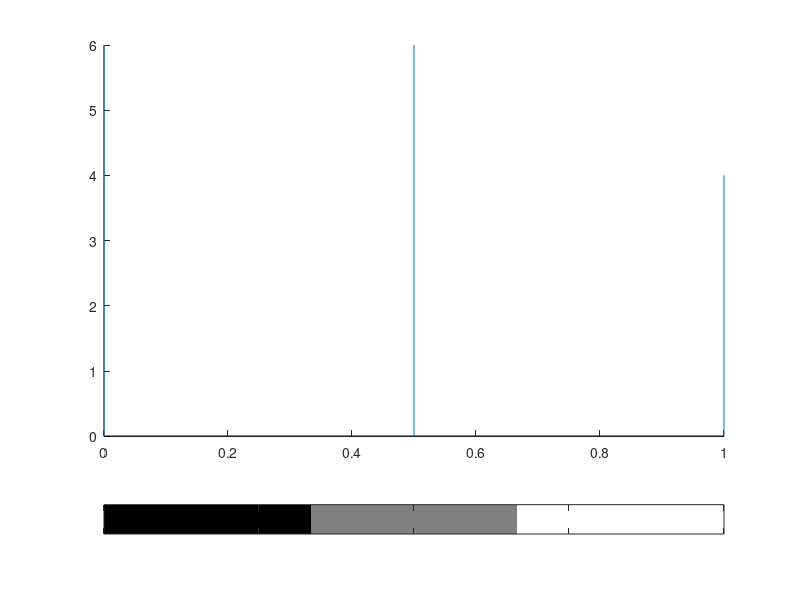

The MATLAB source for this figure: (Note: this script raises an error after producing the figure.)
im1=[127/255 127/255 0 1;127/255 0 0 1;0 127/255 0 1; 127/255 127/255 0 1];
imhist(im1,3) ; 
I = imread('FRUIT_LUMI.BMP') ; 
J = imread('ISABE_LUMI.BMP') ; 
imhist(I)
imhist(J);
I = imread('MANDRILL.BMP') ; 
imhist(I(:,:,1));
imhist(I(:,:,2)); 
imhist(I(:,:,3)); 
I = imread('rice.tif') ; 
J = imread('cameraman.tif') ; 
T = imread('spine.tif') ; 
imhist(I);
hold on 
imhist(J);



